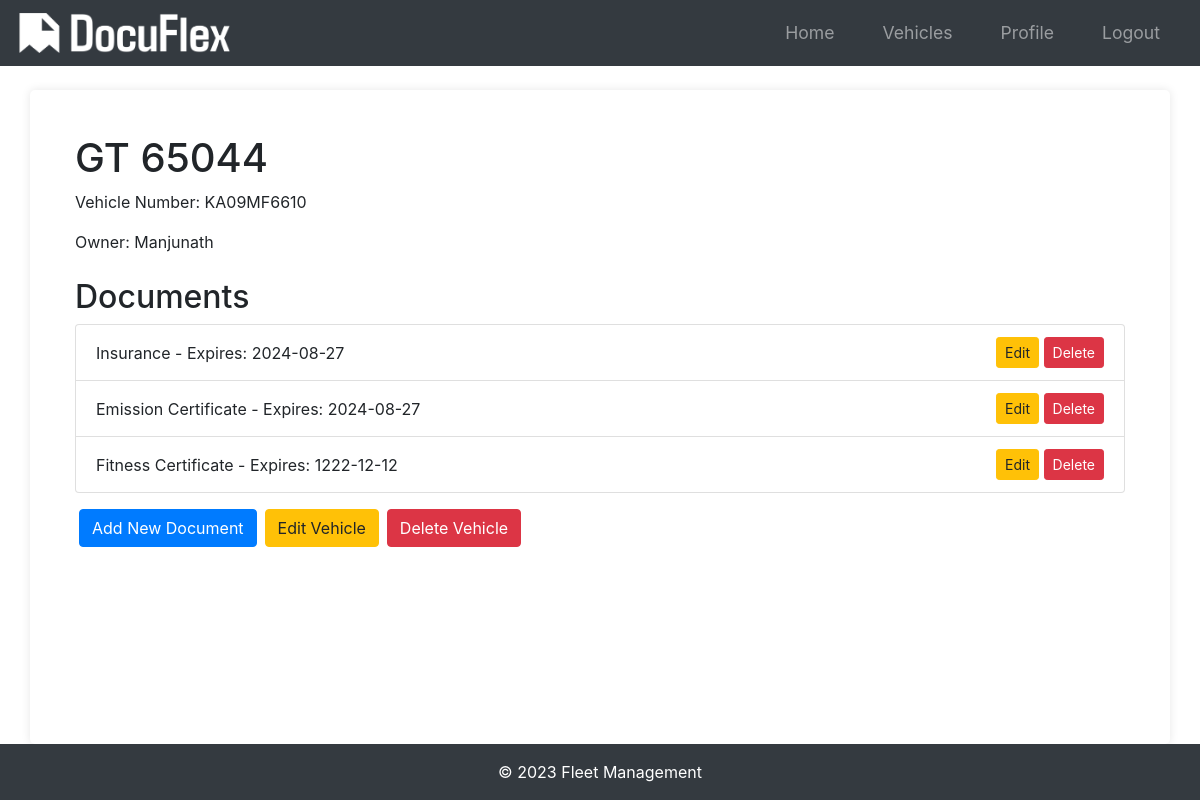
Page /vehicle/1 (signed in) on the committed database.
### app/models.py (models this page shows, shortened)
class Vehicle(db.Model):
    id = db.Column(db.Integer, primary_key=True)
    name = db.Column(db.String(100), nullable=False)
    vehicle_number = db.Column(db.String(100), unique=True, nullable=False)
    user_id = db.Column(db.Integer, db.ForeignKey("user.id"), nullable=False)
    documents = db.relationship(
        "Document", backref="vehicle", lazy=True, cascade="all, delete-orphan"
    )

class User(db.Model, UserMixin):
    id = db.Column(db.Integer, primary_key=True)
    username = db.Column(db.String(20), unique=True, nullable=False)
    email = db.Column(db.String(120), unique=True, nullable=False)
    phone = db.Column(db.String(20), nullable=True)  # Add phone field
    image_file = db.Column(db.String(20), nullable=False, default="default.jpg")
    password = db.Column(db.String(60), nullable=False)
    vehicles = db.relationship("Vehicle", backref="owner", lazy=True)
    compliance_alerts = db.relationship('ComplianceAlert', backref='user', lazy=True)
    feedbacks = db.relationship('Feedback', backref='user', lazy=True)
    logs = db.relationship('Log', backref='user', lazy=True)

class Document(db.Model):
    id = db.Column(db.Integer, primary_key=True)
    document_type = db.Column(db.String(50), nullable=False)
    serial_number = db.Column(db.String(100), nullable=False)
    start_date = db.Column(db.DateTime, nullable=False)
    end_date = db.Column(db.DateTime, nullable=False)
    date_posted = db.Column(db.DateTime, nullable=False, default=datetime.utcnow)
    vehicle_id = db.Column(
        db.Integer,
        db.ForeignKey("vehicle.id", ondelete="CASCADE"),
        nullable=False,
        index=True,
    )
    additional_info = db.Column(db.Text, nullable=True)
    user_id = db.Column(db.Integer, db.ForeignKey('user.id'), nullable=False)
    status = db.Column(db.String(20), nullable=True)
    file_path = db.Column(db.String(300), nullable=True)

### app/routes.py (the view)
@main.route("/vehicle/<int:vehicle_id>")
@login_required
def view_vehicle(vehicle_id):
    vehicle = Vehicle.query.get_or_404(vehicle_id)
    if vehicle.owner != current_user:
        abort(403)
    documents = (
        Document.query.filter_by(vehicle_id=vehicle.id)
        .order_by(Document.id.desc())
        .all()
    )  # Sort documents by ID
    return render_template("vehicle.html", vehicle=vehicle, documents=documents)

### app/__init__.py (called while the page is built)
def create_app(config_class=Config):
    app = Flask(__name__)
    app.config.from_object(config_class)
    db.init_app(app)
    bcrypt.init_app(app)
    login_manager.init_app(app)
    mail.init_app(app)
    migrate.init_app(app, db)
    login_manager.login_view = "main.login"
    login_manager.login_message_category = "info"
    from app.models import User
    @login_manager.user_loader
    def load_user(user_id):
        return User.query.get(int(user_id))
    from app.routes import main as main_blueprint
    app.register_blueprint(main_blueprint)
    scheduler = BackgroundScheduler()
    scheduler.add_job(check_document_expirations, "interval", hours=24)
    scheduler.start()
    return app

### app/templates/vehicle.html (shortened to what this page needs)
{% extends "layout.html" %}
{% block main %}
<div class="container">
    <h1 class="mt-4">{{ vehicle.name }}</h1>
    <p>Vehicle Number: {{ vehicle.vehicle_number }}</p>
    <p>Owner: {{ vehicle.owner.username }}</p>
    <h2 class="mt-4">Documents</h2>
    <ul class="list-group">
        {% for document in vehicle.documents %}
        <li class="list-group-item d-flex justify-content-between align-items-center">
            {{ document.document_type }} - Expires: {{ document.end_date.strftime('%Y-%m-%d') }}
            <span>
                <a href="{{ url_for('main.edit_document', vehicle_id=vehicle.id, document_id=document.id) }}" class="btn btn-warning btn-sm">Edit</a>
                <form action="{{ url_for('main.send_delete_document_otp', vehicle_id=vehicle.id, document_id=document.id) }}" method="POST" class="d-inline">
                    <button type="submit" class="btn btn-danger btn-sm">Delete</button>
                </form>
            </span>
        </li>
        {% endfor %}
    </ul>
    <div class="d-flex mt-3">
        <a href="{{ url_for('main.add_document', vehicle_id=vehicle.id) }}" class="btn btn-primary mx-1">Add New Document</a>
        <a href="{{ url_for('main.edit_vehicle', vehicle_id=vehicle.id) }}" class="btn btn-warning mx-1">Edit Vehicle</a>
        <form action="{{ url_for('main.send_delete_otp', vehicle_id=vehicle.id) }}" method="POST" class="d-inline">
            <button type="submit" class="btn btn-danger mx-1">Delete Vehicle</button>
        </form>
    </div>
</div>
{% endblock %}

### app/static/styles.css (style rules this page uses)
body { font-family: Arial, sans-serif; margin: 0; padding: 0; background-color: #f4f4f4; }
.container { width: 80%; margin: 0 auto; }
.btn-primary { display: inline-block; background-color: #5cb85c; color: #fff; padding: 10px 20px; border: none; border-radius: 5px; cursor: pointer; text-decoration: none; }
body { font-family: Arial, sans-serif; margin: 0; padding: 0; }
.btn-primary { display: inline-block; padding: 0.75rem 1.25rem; border: none; border-radius: 4px; background-color: #007bff; color: #fff; text-align: center; cursor: pointer; }

### app/templates/base.html (style rules this page uses)
html, body { height: 100%; margin: 0; display: flex; flex-direction: column; }
.container { flex: 1; }

### rows in the picture
Vehicle: name "GT 65044", vehicle_number "KA09MF6610"
User: owner.username "Manjunath"
Document: document_type "Insurance", end_date "2024-08-27"
Document: document_type "Emission Certificate", end_date "2024-08-27"
Document: document_type "Fitness Certificate", end_date "1222-12-12"
